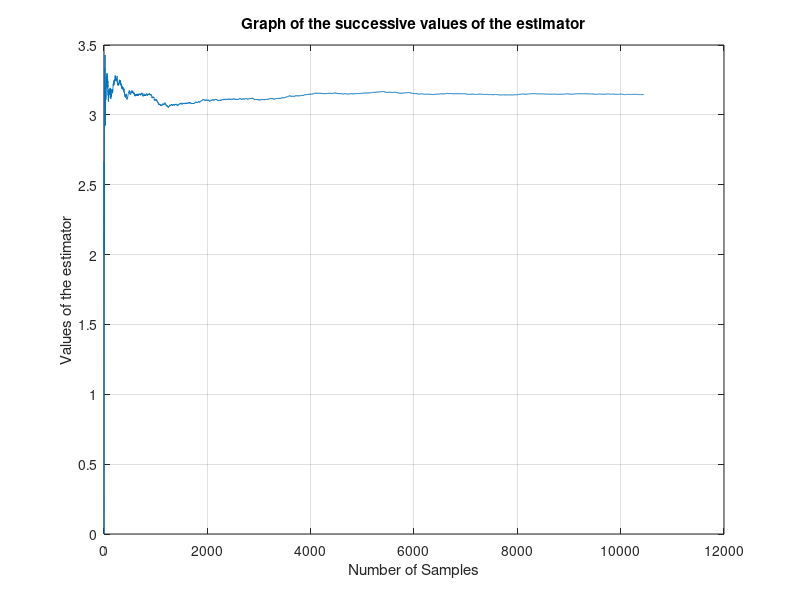

Recreate this plot in MATLAB.
% Graph of successive values of estimator for value of pi

clc;
n_sample = 100000;
X = rand(1,n_sample);
Y = rand(1,n_sample);
P = zeros(1,n_sample);
Pi_pest = zeros(1,n_sample);
p_est = zeros(1,n_sample);
s_pbar = 1;
i = 1;

while s_pbar>0.01*pi*0.25/1.96
    i = i+1;
    if ((X(i)^2 + Y(i)^2) <= 1)
        P(i) = 1;
    end
    p_est(i) = sum(P(1:i))/i;
    Pi_pest(i) = (P(i) - p_est(i))^2;
    s_pbar = sqrt(sum(Pi_pest(1:i))/(i*(i-1)));
end

x = 1:i;
y = 4*p_est(1:i);
plot(x,y)
grid on;
title('Graph of the successive values of the estimator');
xlabel('Number of Samples');
ylabel('Values of the estimator');
n_points = i
Pi_est = 4*p_est(i)
